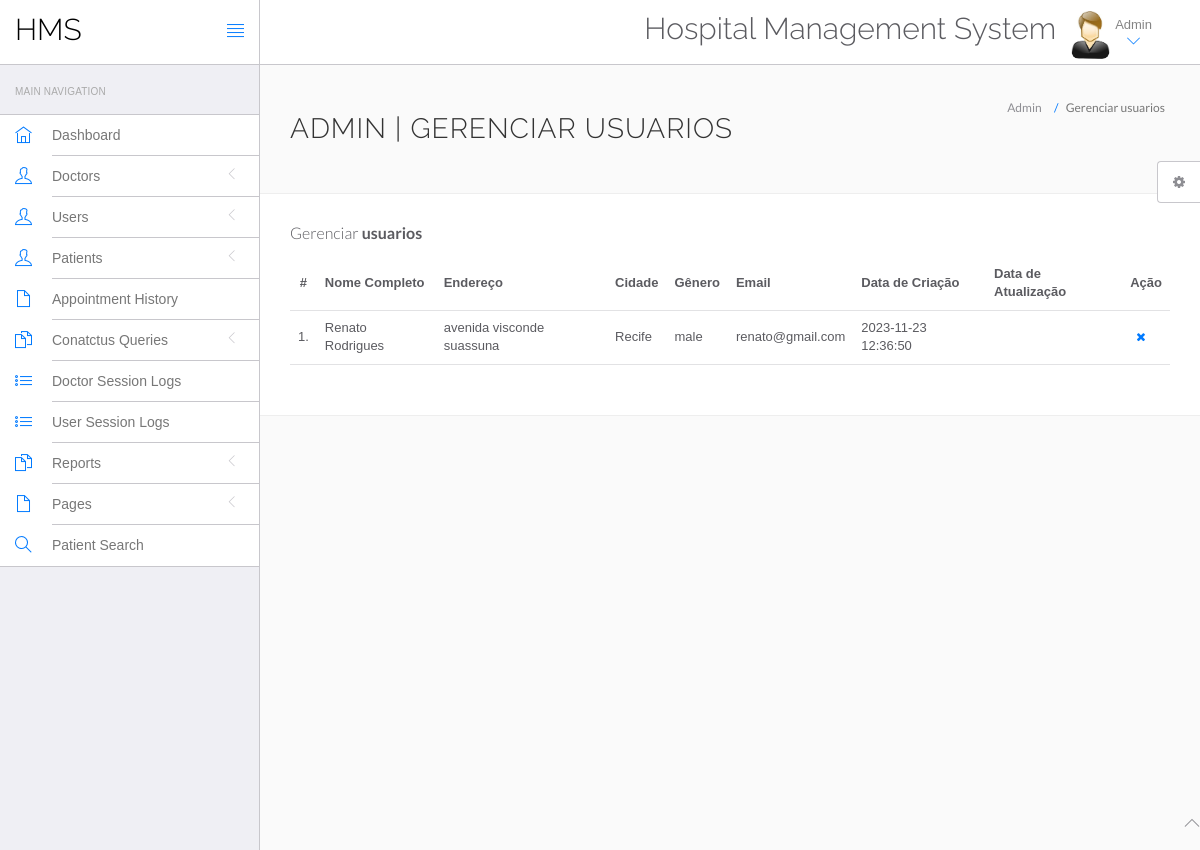
The page /hms/admin/manage-users.php (signed in) on the database its author committed.
### tables this page shows
CREATE TABLE `users` (
  `id` int(11) NOT NULL,
  `fullName` varchar(255) DEFAULT NULL,
  `address` longtext DEFAULT NULL,
  `city` varchar(255) DEFAULT NULL,
  `gender` varchar(255) DEFAULT NULL,
  `email` varchar(255) DEFAULT NULL,
  `password` varchar(255) DEFAULT NULL,
  `regDate` timestamp NULL DEFAULT current_timestamp(),
  `updationDate` timestamp NULL DEFAULT NULL ON UPDATE current_timestamp()
);

### hms/admin/manage-users.php (the view, shortened to what this page needs)
<?php
include('include/config.php');
if(strlen($_SESSION['id']==0)) {
 header('location:logout.php');
  } else{
?>
<!DOCTYPE html>
<html lang="en">
	<head>
		<link rel="stylesheet" href="vendor/bootstrap/css/bootstrap.min.css">
		<link rel="stylesheet" href="vendor/fontawesome/css/font-awesome.min.css">
		<link rel="stylesheet" href="vendor/themify-icons/themify-icons.min.css">
		<link href="vendor/animate.css/animate.min.css" rel="stylesheet" media="screen">
		<link href="vendor/perfect-scrollbar/perfect-scrollbar.min.css" rel="stylesheet" media="screen">
		<link href="vendor/switchery/switchery.min.css" rel="stylesheet" media="screen">
		<link href="vendor/bootstrap-touchspin/jquery.bootstrap-touchspin.min.css" rel="stylesheet" media="screen">
		<link href="vendor/select2/select2.min.css" rel="stylesheet" media="screen">
		<link href="vendor/bootstrap-datepicker/bootstrap-datepicker3.standalone.min.css" rel="stylesheet" media="screen">
		<link href="vendor/bootstrap-timepicker/bootstrap-timepicker.min.css" rel="stylesheet" media="screen">
		<link rel="stylesheet" href="assets/css/styles.css">
		<link rel="stylesheet" href="assets/css/plugins.css">
		<link rel="stylesheet" href="assets/css/themes/theme-1.css" id="skin_color" />
	</head>
	<body>
		<div id="app">
<?php include('include/sidebar.php');?>
			<div class="app-content">
						<?php include('include/header.php');?>
				<div class="main-content" >
					<div class="wrap-content container" id="container">
						<section id="page-title">
							<div class="row">
								<div class="col-sm-8">
									<h1 class="mainTitle">Admin | Gerenciar usuarios</h1>
																	</div>
								<ol class="breadcrumb">
									<li>
										<span>Admin</span>
									</li>
									<li class="active">
										<span>Gerenciar usuarios</span>
									</li>
								</ol>
							</div>
						</section>
						<div class="container-fluid container-fullw bg-white">
									<div class="row">
								<div class="col-md-12">
									<h5 class="over-title margin-bottom-15">Gerenciar <span class="text-bold">usuarios</span></h5>
									<table class="table table-hover" id="sample-table-1">
										<thead>
											<tr>
												<th class="center">#</th>
												<th>Nome Completo</th>
												<th class="hidden-xs">Endereço</th>
												<th>Cidade</th>
												<th>Gênero</th>
												<th>Email</th>
												<th>Data de Criação</th>
												<th>Data de Atualização</th>
												<th>Ação</th>
											</tr>
										</thead>
										<tbody>
<?php
$sql=mysqli_query($con,"select * from users");
$cnt=1;
while($row=mysqli_fetch_array($sql))
{
?>
											<tr>
												<td class="center"><?php echo $cnt;?>.</td>
												<td class="hidden-xs"><?php echo $row['fullName'];?></td>
												<td><?php echo $row['address'];?></td>
												<td><?php echo $row['city'];?>
												</td>
												<td><?php echo $row['gender'];?></td>
												<td><?php echo $row['email'];?></td>
												<td><?php echo $row['regDate'];?></td>
												<td><?php echo $row['updationDate'];?>
												</td>
												<td >
												<div class="visible-md visible-lg hidden-sm hidden-xs">
	<a href="manage-users.php?id=<?php echo $row['id']?>&del=delete" onClick="return confirm('Are you sure you want to delete?')"class="btn btn-transparent btn-xs tooltips" tooltip-placement="top" tooltip="Remove"><i class="fa fa-times fa fa-white"></i></a>
												</div>
												</td>
											</tr>
											<?php
$cnt=$cnt+1;
											 }?>
										</tbody>
									</table>
								</div>
							</div>
								</div>
							</div>
						</div>
					</div>
				</div>
	<?php include('include/footer.php');?>
	<?php include('include/setting.php');?>
	</body>
</html>
<?php } ?>

### hms/admin/assets/css/themes/theme-1.css (style rules this page uses)
body { background: #FAFAFA; }

### rows shown on the page
users: fullName "Renato Rodrigues", address "avenida visconde suassuna", city "Recife", gender "male", email "renato@gmail.com", regDate "2023-11-23 12:36:50"
